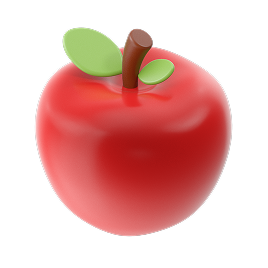
#> input picture scripts/style-ref-white.png, 268 x 268 px, given as the content of the folder public/illustrations/words, which was not available
$ python remove-background.py
#> lines starting #> are read from the running program, lines starting #| are printed output that depends on the picture; after the words box and inside, x2 and y2 are one past the last pixel; in counts of white or black regions, pixels touching at a corner belong together; pictures that were not available may be replaced by others from this repository, and a replacement may not be noted
#> in main, img is the input picture: PIL image 268x268 RGB; mean R, G, B 231.5, 183.1, 179
# 白底 → 透明背景
# 從四角 flood-fill 找出「連通到邊緣的近白色區域」設為透明，
# 物件內部的白色高光不會被誤刪。
#
# 用法：python3 scripts/remove-background.py [資料夾，預設 public/illustrations/words]

import sys
from pathlib import Path

import numpy as np
from PIL import Image
from collections import deque

THRESHOLD = 238   # RGB 三通道都 >= 此值視為背景白
FEATHER = 2       # 邊緣羽化 pixel 數


def remove_bg(path: Path) -> bool:
    img = Image.open(path).convert('RGBA')
#> img: PIL image 268x268 RGBA
    arr = np.array(img)
    h, w = arr.shape[:2]
#> h = 268; w = 268

    near_white = (arr[:, :, :3] >= THRESHOLD).all(axis=2)
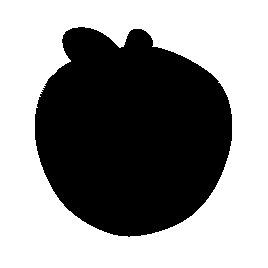
#> near_white: shape (268, 268) bool; 56.4% white; 1 black region, box (x1, y1, x2, y2) and area: (35, 27, 232, 237) 31320

    # BFS flood-fill：只從邊緣出發，物件內部白色不會被選到
    bg = np.zeros((h, w), dtype=bool)
    q = deque()
    for x in range(w):
        for y in (0, h - 1):
            if near_white[y, x] and not bg[y, x]:
                bg[y, x] = True
                q.append((y, x))
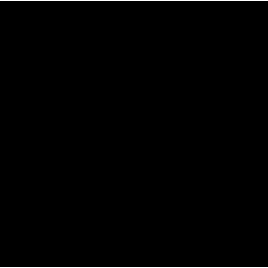
#> bg: shape (268, 268) bool; 0.75% white in thin lines or dots
    for y in range(h):
        for x in (0, w - 1):
            if near_white[y, x] and not bg[y, x]:
                bg[y, x] = True
                q.append((y, x))
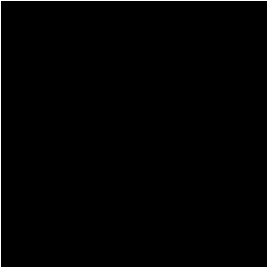
#> bg: shape (268, 268) bool; 1.5% white in thin lines or dots

    while q:
        y, x = q.popleft()
        for dy, dx in ((-1, 0), (1, 0), (0, -1), (0, 1)):
            ny, nx = y + dy, x + dx
            if 0 <= ny < h and 0 <= nx < w and near_white[ny, nx] and not bg[ny, nx]:
                bg[ny, nx] = True
                q.append((ny, nx))

    if not bg.any():
        return False

    # 羽化：背景邊緣往內做 alpha 漸變，避免鋸齒白邊
    alpha = np.where(bg, 0, 255).astype(np.float32)
    for _ in range(FEATHER):
        pad = np.pad(alpha, 1, mode='edge')
        alpha = (pad[:-2, 1:-1] + pad[2:, 1:-1] + pad[1:-1, :-2] + pad[1:-1, 2:] + alpha * 4) / 8
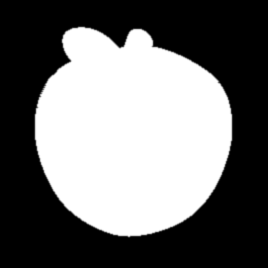
#> alpha: shape (268, 268) float32; min 0, max 255, mean 111.2

    arr[:, :, 3] = alpha.astype(np.uint8)
    Image.fromarray(arr).save(path)
    return True


def main():
    folder = Path(sys.argv[1] if len(sys.argv) > 1 else 'public/illustrations/words')
    done = skipped = 0
    for p in sorted(folder.glob('*.png')):
        img = Image.open(p)
        # 已經有透明背景的跳過
        if img.mode == 'RGBA' and np.array(img)[:, :, 3].min() == 0:
            skipped += 1
            continue
        if remove_bg(p):
            done += 1
            print(f'{p.name} ✓')
        else:
            print(f'{p.name} — 找不到白色背景，略過')
    print(f'\n完成：{done} 張去背、{skipped} 張已是透明')


if __name__ == '__main__':
    main()
